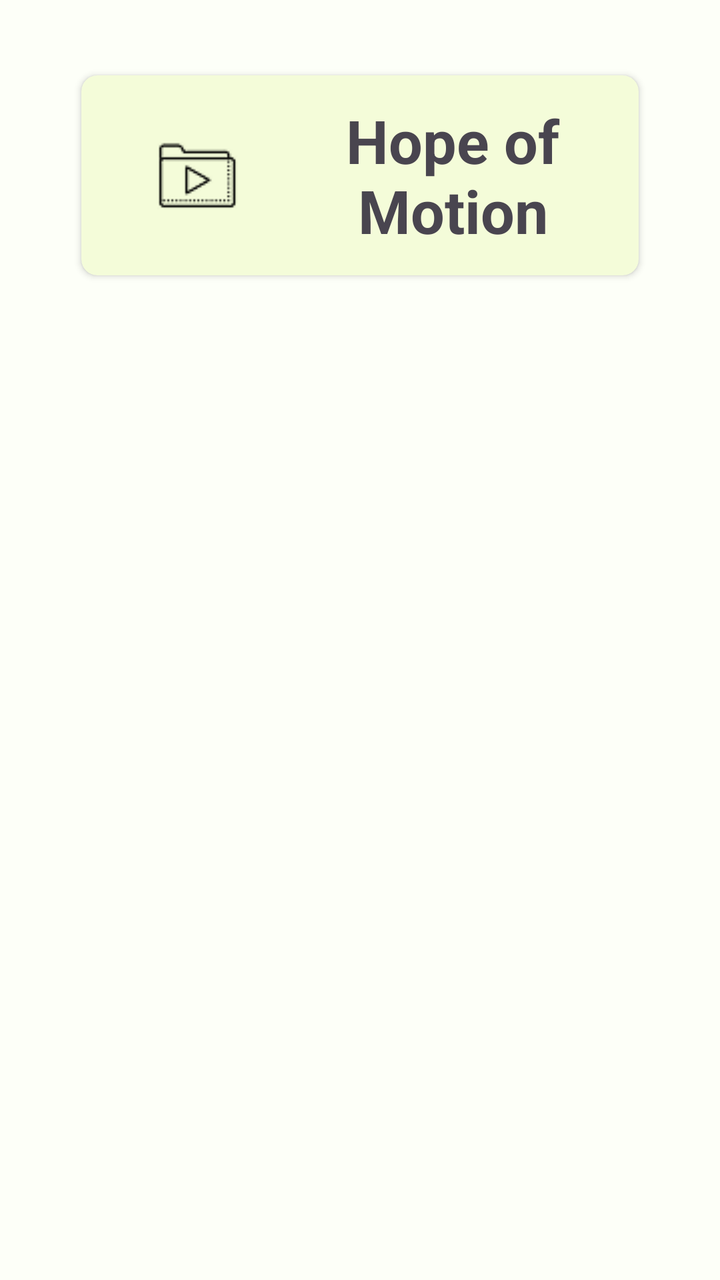
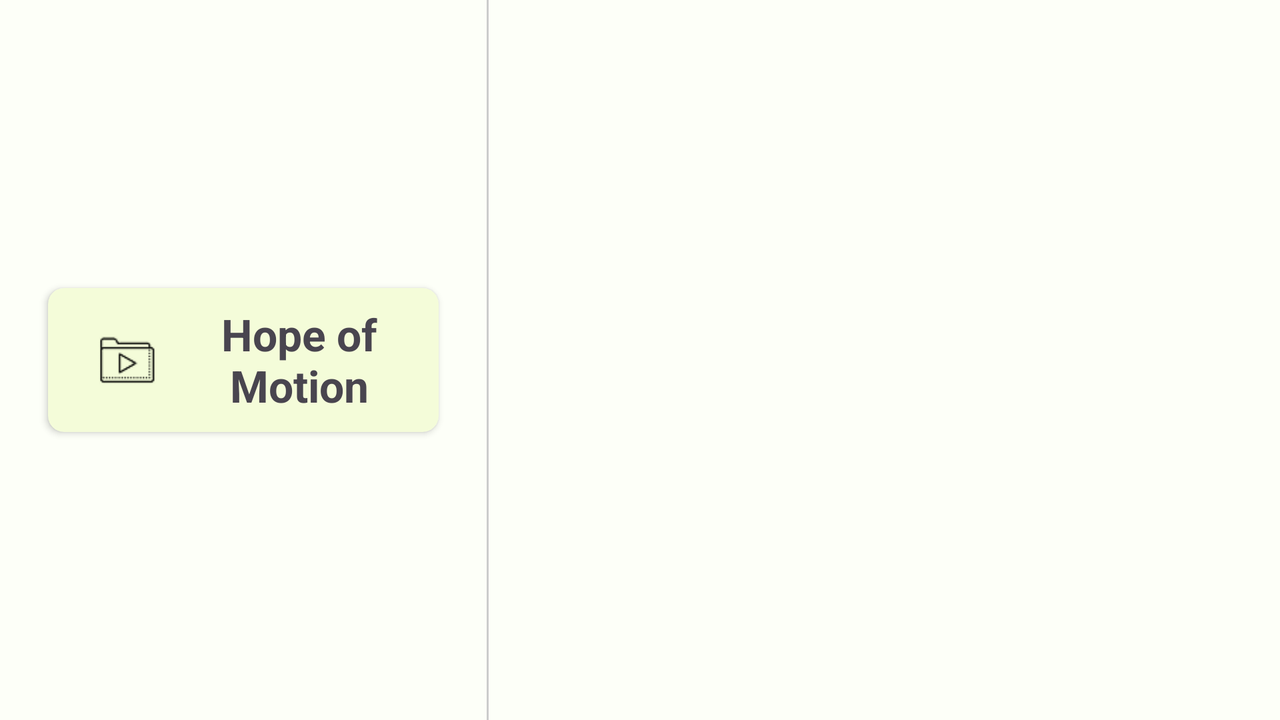

An Android layout and its configuration variant, each rendered on a device that would load it. The default file and the variant file are quoted in full after the pictures.
<!-- AndroidManifest.xml: application theme Theme.MyApplication -->
<!-- res/layout/fragment_videos.xml -->
<?xml version="1.0" encoding="utf-8"?>
<androidx.core.widget.NestedScrollView
    xmlns:android="http://schemas.android.com/apk/res/android"
    xmlns:app="http://schemas.android.com/apk/res-auto"
    xmlns:tools="http://schemas.android.com/tools"
    android:layout_width="match_parent"
    android:layout_height="match_parent"
    android:fillViewport="true"
    android:background="@color/background_light"
    tools:context=".ui.videos.VideosFragment">

    <androidx.constraintlayout.widget.ConstraintLayout
        android:layout_width="match_parent"
        android:layout_height="wrap_content">

        
        <androidx.constraintlayout.widget.Guideline
            android:id="@+id/horizontalConstraint1"
            android:layout_width="wrap_content"
            android:layout_height="wrap_content"
            android:orientation="horizontal"
            app:layout_constraintGuide_percent="0.05"/>

        <androidx.constraintlayout.widget.Guideline
            android:id="@+id/verticalConstraint1"
            android:layout_width="wrap_content"
            android:layout_height="wrap_content"
            android:orientation="vertical"
            app:layout_constraintGuide_percent="0.10"/>

        <androidx.constraintlayout.widget.Guideline
            android:id="@+id/verticalConstraint2"
            android:layout_width="wrap_content"
            android:layout_height="wrap_content"
            android:orientation="vertical"
            app:layout_constraintGuide_percent="0.90"/>

        
        <androidx.cardview.widget.CardView
            android:id="@+id/cardView"
            android:layout_width="0dp"
            android:layout_height="wrap_content"
            app:cardUseCompatPadding="true"
            app:cardCornerRadius="8dp"
            app:cardElevation="2dp"
            app:cardBackgroundColor="#F4FCD9"
            app:layout_constraintTop_toTopOf="@id/horizontalConstraint1"
            app:layout_constraintStart_toStartOf="@id/verticalConstraint1"
            app:layout_constraintEnd_toStartOf="@id/verticalConstraint2">

            <LinearLayout
                android:layout_width="match_parent"
                android:layout_height="100dp"
                android:orientation="horizontal"
                android:gravity="center_vertical"
                android:padding="12dp">

                <ImageView
                    android:id="@+id/imageView"
                    android:layout_width="93dp"
                    android:layout_height="match_parent"
                    android:scaleType="centerInside"
                    android:src="@drawable/video"
                    android:contentDescription="@string/cd_video_header" />

                <TextView
                    android:id="@+id/textWelcomeUser"
                    android:layout_width="0dp"
                    android:layout_height="match_parent"
                    android:layout_weight="1"
                    android:gravity="center"
                    android:text="@string/videos_header"
                    android:textSize="30sp"
                    android:textStyle="bold" />
            </LinearLayout>
        </androidx.cardview.widget.CardView>

        
        <androidx.recyclerview.widget.RecyclerView
            android:id="@+id/recyclerVideos"
            android:layout_width="0dp"
            android:layout_height="wrap_content"
            android:paddingTop="12dp"
            android:paddingBottom="16dp"
            android:clipToPadding="false"
            app:layoutManager="androidx.recyclerview.widget.LinearLayoutManager"
            app:layout_constraintTop_toBottomOf="@id/cardView"
            app:layout_constraintStart_toStartOf="parent"
            app:layout_constraintEnd_toEndOf="parent"
            app:layout_constraintBottom_toBottomOf="parent"
            tools:itemCount="3"
            tools:listitem="@layout/item_video" />

        
        <LinearLayout
            android:id="@+id/emptyState"
            android:layout_width="0dp"
            android:layout_height="wrap_content"
            android:orientation="vertical"
            android:gravity="center"
            android:paddingTop="48dp"
            android:paddingBottom="48dp"
            android:visibility="gone"
            app:layout_constraintTop_toBottomOf="@id/cardView"
            app:layout_constraintStart_toStartOf="@id/verticalConstraint1"
            app:layout_constraintEnd_toStartOf="@id/verticalConstraint2"
            app:layout_constraintBottom_toBottomOf="parent">

            <ImageView
                android:layout_width="72dp"
                android:layout_height="72dp"
                android:src="@drawable/video"
                android:alpha="0.4"
                android:contentDescription="@string/cd_video_header" />

            <TextView
                android:layout_width="wrap_content"
                android:layout_height="wrap_content"
                android:layout_marginTop="16dp"
                android:text="No videos available"
                android:textSize="16sp"
                android:textStyle="bold"
                android:alpha="0.6" />

            <TextView
                android:layout_width="wrap_content"
                android:layout_height="wrap_content"
                android:layout_marginTop="8dp"
                android:text="Check your connection and try again."
                android:textSize="13sp"
                android:alpha="0.5"
                android:gravity="center" />

        </LinearLayout>
    </androidx.constraintlayout.widget.ConstraintLayout>
</androidx.core.widget.NestedScrollView>
<!-- resources referenced by this layout -->
<resources>
  <color name="background_light">#FDFFF8</color>
  <!-- drawable video: png bitmap (drawable, 1129 bytes) -->
  <string name="cd_video_header">Video header icon</string>
  <string name="videos_header">Hope of Motion</string>
  <style name="Theme.MyApplication" parent="Base.Theme.MyApplication" />
  <style name="Base.Theme.MyApplication" parent="Theme.Material3.DayNight.NoActionBar">
          
          
  
  
      </style>
</resources>
<!-- res/layout-land/fragment_videos.xml (the repository's variant of the layout above) -->
<!-- drawn on the phone turned sideways -->
<?xml version="1.0" encoding="utf-8"?>
<androidx.constraintlayout.widget.ConstraintLayout
    xmlns:android="http://schemas.android.com/apk/res/android"
    xmlns:app="http://schemas.android.com/apk/res-auto"
    xmlns:tools="http://schemas.android.com/tools"
    android:layout_width="match_parent"
    android:layout_height="match_parent"
    android:background="@color/background_light"
    tools:context=".ui.videos.VideosFragment">

    

    <androidx.constraintlayout.widget.Guideline
        android:id="@+id/guidelineVerticalPanelSplit"
        android:layout_width="wrap_content"
        android:layout_height="wrap_content"
        android:orientation="vertical"
        app:layout_constraintGuide_percent="0.38" />

    <androidx.constraintlayout.widget.Guideline
        android:id="@+id/guidelineTopRail"
        android:layout_width="wrap_content"
        android:layout_height="wrap_content"
        android:orientation="horizontal"
        app:layout_constraintGuide_percent="0.05" />

    <androidx.constraintlayout.widget.Guideline
        android:id="@+id/guidelineBottomRail"
        android:layout_width="wrap_content"
        android:layout_height="wrap_content"
        android:orientation="horizontal"
        app:layout_constraintGuide_percent="0.95" />

    
    <androidx.constraintlayout.widget.Guideline
        android:id="@+id/guidelineLeftInner"
        android:layout_width="wrap_content"
        android:layout_height="wrap_content"
        android:orientation="vertical"
        app:layout_constraintGuide_percent="0.03" />

    <androidx.constraintlayout.widget.Guideline
        android:id="@+id/guidelineLeftOuter"
        android:layout_width="wrap_content"
        android:layout_height="wrap_content"
        android:orientation="vertical"
        app:layout_constraintGuide_percent="0.35" />


    

    <androidx.cardview.widget.CardView
        android:id="@+id/cardView"
        android:layout_width="0dp"
        android:layout_height="wrap_content"
        app:cardUseCompatPadding="true"
        app:cardCornerRadius="8dp"
        app:cardElevation="2dp"
        app:cardBackgroundColor="#F4FCD9"
        app:layout_constraintTop_toBottomOf="@id/guidelineTopRail"
        app:layout_constraintBottom_toBottomOf="@id/guidelineBottomRail"
        app:layout_constraintStart_toStartOf="@id/guidelineLeftInner"
        app:layout_constraintEnd_toStartOf="@id/guidelineLeftOuter"
        app:layout_constraintVertical_bias="0.5"
        app:layout_constraintHeight_default="wrap">

        <LinearLayout
            android:layout_width="match_parent"
            android:layout_height="72dp"
            android:orientation="horizontal"
            android:gravity="center_vertical"
            android:paddingStart="12dp"
            android:paddingEnd="12dp">

            <ImageView
                android:layout_width="56dp"
                android:layout_height="match_parent"
                android:scaleType="centerInside"
                android:src="@drawable/video"
                android:contentDescription="@string/cd_video_header" />

            <TextView
                android:id="@+id/textWelcomeUser"
                android:layout_width="0dp"
                android:layout_height="match_parent"
                android:layout_weight="1"
                android:gravity="center"
                android:text="@string/videos_header"
                android:textSize="22sp"
                android:textStyle="bold" />
        </LinearLayout>
    </androidx.cardview.widget.CardView>


    

    <View
        android:id="@+id/divider"
        android:layout_width="1dp"
        android:layout_height="0dp"
        android:background="#CCCCCC"
        app:layout_constraintTop_toTopOf="parent"
        app:layout_constraintBottom_toBottomOf="parent"
        app:layout_constraintStart_toStartOf="@id/guidelineVerticalPanelSplit" />


    

    
    <androidx.recyclerview.widget.RecyclerView
        android:id="@+id/recyclerVideos"
        android:layout_width="0dp"
        android:layout_height="0dp"
        android:paddingTop="12dp"
        android:paddingBottom="12dp"
        android:clipToPadding="false"
        app:layoutManager="androidx.recyclerview.widget.GridLayoutManager"
        app:spanCount="2"
        app:layout_constraintTop_toTopOf="parent"
        app:layout_constraintBottom_toBottomOf="parent"
        app:layout_constraintStart_toEndOf="@id/divider"
        app:layout_constraintEnd_toEndOf="parent"
        tools:itemCount="4"
        tools:listitem="@layout/item_video" />

    
    <LinearLayout
        android:id="@+id/emptyState"
        android:layout_width="0dp"
        android:layout_height="0dp"
        android:orientation="vertical"
        android:gravity="center"
        android:visibility="gone"
        app:layout_constraintTop_toTopOf="parent"
        app:layout_constraintBottom_toBottomOf="parent"
        app:layout_constraintStart_toEndOf="@id/divider"
        app:layout_constraintEnd_toEndOf="parent">

        <ImageView
            android:layout_width="72dp"
            android:layout_height="72dp"
            android:src="@drawable/video"
            android:alpha="0.4"
            android:contentDescription="@string/cd_video_header" />

        <TextView
            android:layout_width="wrap_content"
            android:layout_height="wrap_content"
            android:layout_marginTop="16dp"
            android:text="No videos available"
            android:textSize="16sp"
            android:textStyle="bold"
            android:alpha="0.6" />

        <TextView
            android:layout_width="wrap_content"
            android:layout_height="wrap_content"
            android:layout_marginTop="8dp"
            android:text="Check your connection and try again."
            android:textSize="13sp"
            android:alpha="0.5"
            android:gravity="center" />
    </LinearLayout>

</androidx.constraintlayout.widget.ConstraintLayout>
